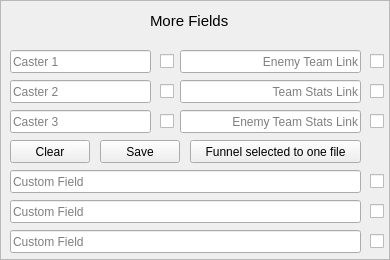
<?xml version="1.0" encoding="UTF-8"?>
<ui version="4.0">
 <class>Form</class>
 <widget class="QWidget" name="Form">
  <property name="geometry">
   <rect>
    <x>0</x>
    <y>0</y>
    <width>390</width>
    <height>260</height>
   </rect>
  </property>
  <property name="sizePolicy">
   <sizepolicy hsizetype="Fixed" vsizetype="Fixed">
    <horstretch>0</horstretch>
    <verstretch>0</verstretch>
   </sizepolicy>
  </property>
  <property name="minimumSize">
   <size>
    <width>390</width>
    <height>260</height>
   </size>
  </property>
  <property name="maximumSize">
   <size>
    <width>390</width>
    <height>260</height>
   </size>
  </property>
  <property name="baseSize">
   <size>
    <width>390</width>
    <height>260</height>
   </size>
  </property>
  <property name="windowTitle">
   <string/>
  </property>
  <widget class="QFrame" name="frame">
   <property name="geometry">
    <rect>
     <x>0</x>
     <y>0</y>
     <width>390</width>
     <height>260</height>
    </rect>
   </property>
   <property name="styleSheet">
    <string notr="true"/>
   </property>
   <property name="frameShape">
    <enum>QFrame::StyledPanel</enum>
   </property>
   <property name="frameShadow">
    <enum>QFrame::Sunken</enum>
   </property>
   <widget class="QLineEdit" name="Custom3">
    <property name="geometry">
     <rect>
      <x>10</x>
      <y>230</y>
      <width>351</width>
      <height>23</height>
     </rect>
    </property>
    <property name="placeholderText">
     <string>Custom Field</string>
    </property>
    <property name="clearButtonEnabled">
     <bool>true</bool>
    </property>
   </widget>
   <widget class="QLabel" name="label_10">
    <property name="geometry">
     <rect>
      <x>150</x>
      <y>10</y>
      <width>91</width>
      <height>21</height>
     </rect>
    </property>
    <property name="font">
     <font>
      <pointsize>11</pointsize>
     </font>
    </property>
    <property name="text">
     <string>More Fields</string>
    </property>
   </widget>
   <widget class="QLineEdit" name="Caster2">
    <property name="geometry">
     <rect>
      <x>10</x>
      <y>80</y>
      <width>141</width>
      <height>23</height>
     </rect>
    </property>
    <property name="placeholderText">
     <string>Caster 2</string>
    </property>
    <property name="clearButtonEnabled">
     <bool>true</bool>
    </property>
   </widget>
   <widget class="QLineEdit" name="Stat1">
    <property name="geometry">
     <rect>
      <x>180</x>
      <y>50</y>
      <width>181</width>
      <height>23</height>
     </rect>
    </property>
    <property name="alignment">
     <set>Qt::AlignRight|Qt::AlignTrailing|Qt::AlignVCenter</set>
    </property>
    <property name="placeholderText">
     <string>Enemy Team Link</string>
    </property>
    <property name="clearButtonEnabled">
     <bool>true</bool>
    </property>
   </widget>
   <widget class="QLineEdit" name="Caster3">
    <property name="geometry">
     <rect>
      <x>10</x>
      <y>110</y>
      <width>141</width>
      <height>23</height>
     </rect>
    </property>
    <property name="placeholderText">
     <string>Caster 3</string>
    </property>
    <property name="clearButtonEnabled">
     <bool>true</bool>
    </property>
   </widget>
   <widget class="QLineEdit" name="Stat2">
    <property name="geometry">
     <rect>
      <x>180</x>
      <y>80</y>
      <width>181</width>
      <height>23</height>
     </rect>
    </property>
    <property name="alignment">
     <set>Qt::AlignRight|Qt::AlignTrailing|Qt::AlignVCenter</set>
    </property>
    <property name="placeholderText">
     <string>Team Stats Link</string>
    </property>
    <property name="clearButtonEnabled">
     <bool>true</bool>
    </property>
   </widget>
   <widget class="QLineEdit" name="Stat3">
    <property name="geometry">
     <rect>
      <x>180</x>
      <y>110</y>
      <width>181</width>
      <height>23</height>
     </rect>
    </property>
    <property name="alignment">
     <set>Qt::AlignRight|Qt::AlignTrailing|Qt::AlignVCenter</set>
    </property>
    <property name="placeholderText">
     <string>Enemy Team Stats Link</string>
    </property>
    <property name="clearButtonEnabled">
     <bool>true</bool>
    </property>
   </widget>
   <widget class="QLineEdit" name="Custom1">
    <property name="geometry">
     <rect>
      <x>10</x>
      <y>170</y>
      <width>351</width>
      <height>23</height>
     </rect>
    </property>
    <property name="placeholderText">
     <string>Custom Field</string>
    </property>
    <property name="clearButtonEnabled">
     <bool>true</bool>
    </property>
   </widget>
   <widget class="QLineEdit" name="Caster1">
    <property name="geometry">
     <rect>
      <x>10</x>
      <y>50</y>
      <width>141</width>
      <height>23</height>
     </rect>
    </property>
    <property name="placeholderText">
     <string>Caster 1</string>
    </property>
    <property name="clearButtonEnabled">
     <bool>true</bool>
    </property>
   </widget>
   <widget class="QLineEdit" name="Custom2">
    <property name="geometry">
     <rect>
      <x>10</x>
      <y>200</y>
      <width>351</width>
      <height>23</height>
     </rect>
    </property>
    <property name="placeholderText">
     <string>Custom Field</string>
    </property>
    <property name="clearButtonEnabled">
     <bool>true</bool>
    </property>
   </widget>
   <widget class="QPushButton" name="saveFields">
    <property name="geometry">
     <rect>
      <x>100</x>
      <y>140</y>
      <width>80</width>
      <height>23</height>
     </rect>
    </property>
    <property name="text">
     <string>Save</string>
    </property>
   </widget>
   <widget class="QPushButton" name="clearFields">
    <property name="geometry">
     <rect>
      <x>10</x>
      <y>140</y>
      <width>80</width>
      <height>23</height>
     </rect>
    </property>
    <property name="text">
     <string>Clear</string>
    </property>
   </widget>
   <widget class="QPushButton" name="funnelFields">
    <property name="geometry">
     <rect>
      <x>190</x>
      <y>140</y>
      <width>171</width>
      <height>23</height>
     </rect>
    </property>
    <property name="text">
     <string>Funnel selected to one file</string>
    </property>
    <property name="checkable">
     <bool>true</bool>
    </property>
   </widget>
   <widget class="QCheckBox" name="c1Checked">
    <property name="geometry">
     <rect>
      <x>160</x>
      <y>51</y>
      <width>16</width>
      <height>21</height>
     </rect>
    </property>
    <property name="text">
     <string/>
    </property>
   </widget>
   <widget class="QCheckBox" name="c2Checked">
    <property name="geometry">
     <rect>
      <x>160</x>
      <y>81</y>
      <width>16</width>
      <height>21</height>
     </rect>
    </property>
    <property name="text">
     <string/>
    </property>
   </widget>
   <widget class="QCheckBox" name="c3Checked">
    <property name="geometry">
     <rect>
      <x>160</x>
      <y>111</y>
      <width>16</width>
      <height>21</height>
     </rect>
    </property>
    <property name="text">
     <string/>
    </property>
   </widget>
   <widget class="QCheckBox" name="s1Checked">
    <property name="geometry">
     <rect>
      <x>370</x>
      <y>51</y>
      <width>16</width>
      <height>21</height>
     </rect>
    </property>
    <property name="text">
     <string/>
    </property>
   </widget>
   <widget class="QCheckBox" name="s2Checked">
    <property name="geometry">
     <rect>
      <x>370</x>
      <y>81</y>
      <width>16</width>
      <height>21</height>
     </rect>
    </property>
    <property name="text">
     <string/>
    </property>
   </widget>
   <widget class="QCheckBox" name="s3Checked">
    <property name="geometry">
     <rect>
      <x>370</x>
      <y>111</y>
      <width>16</width>
      <height>21</height>
     </rect>
    </property>
    <property name="text">
     <string/>
    </property>
   </widget>
   <widget class="QCheckBox" name="cf1Checked">
    <property name="geometry">
     <rect>
      <x>370</x>
      <y>171</y>
      <width>16</width>
      <height>21</height>
     </rect>
    </property>
    <property name="text">
     <string/>
    </property>
   </widget>
   <widget class="QCheckBox" name="cf2Checked">
    <property name="geometry">
     <rect>
      <x>370</x>
      <y>201</y>
      <width>16</width>
      <height>21</height>
     </rect>
    </property>
    <property name="text">
     <string/>
    </property>
   </widget>
   <widget class="QCheckBox" name="cf3Checked">
    <property name="geometry">
     <rect>
      <x>370</x>
      <y>231</y>
      <width>16</width>
      <height>21</height>
     </rect>
    </property>
    <property name="text">
     <string/>
    </property>
   </widget>
  </widget>
 </widget>
 <resources/>
 <connections/>
</ui>
